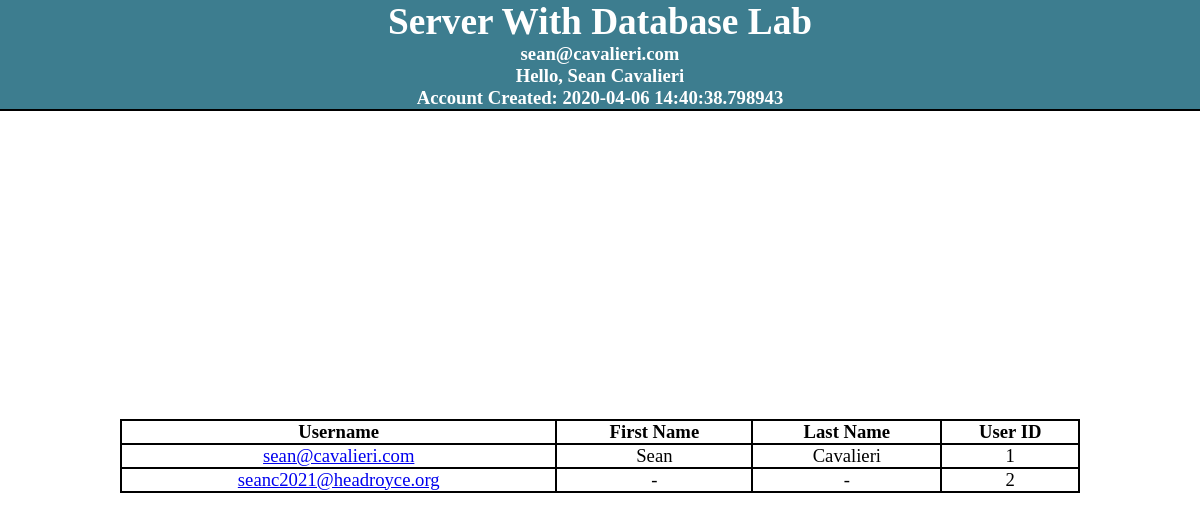
Screenshot of /members (signed in) with the database file from the repository.
### tables this page shows
CREATE TABLE accounts (
	id INTEGER NOT NULL, 
	username VARCHAR(255) NOT NULL, 
	password VARCHAR(255) NOT NULL, 
	PRIMARY KEY (id)
);

CREATE TABLE profiles (
	id INTEGER NOT NULL, 
	"firstName" VARCHAR(255) NOT NULL, 
	"lastName" VARCHAR(255) NOT NULL, 
	"userID" INTEGER, 
	"dateAdded" DATETIME, 
	PRIMARY KEY (id)
);

### server/routes.py (the view)
@app.route('/members')
def members():
    sessionID = request.cookies.get('userID')
    if not(sessionID in sessionTokens):
        return redirect(url_for('index'))
    info = database.viewProfileOf(sessionTokens[sessionID])
    members = database.viewAllAccounts()
    print(members)
    return render_template('members.html', info=info, members=members)

### server/database.py (called while the page is built)
def viewProfileOf(username):
    connection = engine.connect()
    query = db.select([accounts]).where(accounts.columns.username == username)
    ResultProxy = connection.execute(query)
    resultRow = ResultProxy.fetchone()
    if(resultRow):
        id = resultRow[0]
        query2 = db.select([profiles]).where(profiles.columns.userID == id)
        ResultProxy2 = connection.execute(query2)
        resultRow2 = ResultProxy2.fetchone()
        if resultRow2:
            arr = [username]
            arr.append(resultRow2[1])
            arr.append(resultRow2[2])
            arr.append(resultRow2[3])
            arr.append(resultRow2[4])
            return arr
    return []

def viewAllAccounts():
    connection = engine.connect()
    query = db.select([profiles])
    ResultProxy = connection.execute(query)
    ResultSet = ResultProxy.fetchall()
    query2 = db.select([accounts])
    ResultProxy2 = connection.execute(query2)
    ResultSet2 = ResultProxy2.fetchall()
    members = []
    for member in ResultSet2:
        members.append([member[0], member[1]])
    for member in members:
        for check in ResultSet:
            if member[0] == check[3]:
                member.append(check[1])
                member.append(check[2])
                member.append(check[4])
                break
    return members

### server/templates/members.html (shortened to what this page needs)
<!DOCTYPE html>
<html>
    <head>
        <link rel='stylesheet' href='/static/style.css' />
    </head>
    <body>
        <header>
            Server With Database Lab
            <div>
                {{info[0]}}
            </div>
            <div>
                Hello, {{info[1]}} {{info[2]}}
            </div>
            <div>
                Account Created: {{info[4]}}
            </div>
        </header>
        <div class='content'>
            <table style="border: 2px solid black; border-collapse: collapse; width:80%">
                <tr>
                    <th style="border: 2px solid black; border-collapse: collapse;">Username</th>
                    <th style="border: 2px solid black; border-collapse: collapse;">First Name</th>
                    <th style="border: 2px solid black; border-collapse: collapse;">Last Name</th>
                    <th style="border: 2px solid black; border-collapse: collapse;">User ID</th>
                </tr>
                {% for row in members %}
                    <tr>
                        <td style="border: 2px solid black; border-collapse: collapse; text-align: center;">
                            <a href='/view?id={{row[0]}}'>{{row[1]}}</a>
                        </td>
                        <td style="border: 2px solid black; border-collapse: collapse; text-align: center;">{{row[2]}}</td>
                        <td style="border: 2px solid black; border-collapse: collapse; text-align: center;">{{row[3]}}</td>
                        <td style="border: 2px solid black; border-collapse: collapse; text-align: center;">{{row[0]}}</td>
                    </tr>
                {% endfor %}
            </table>
        </div>
    </body>
</html>

### server/static/style.css (style rules this page uses)
* { margin: 0; padding: 0; font-size: 14pt; box-sizing: border-box; }
body { min-width: 100vw; min-height: 100vh; display: flex; flex-direction: column; }
header { min-height: 10vh; border-bottom: 2px solid black; font-size: 2rem; color: white; font-weight: bold; background-color: #3d7d8f; display: flex; flex-direction: column; align-items: center; justify-content: center; }
div.content { flex-grow: 1; display: flex; flex-direction: column; align-items: center; justify-content: center; }

### rows the page displays
accounts: username "sean@cavalieri.com", username "sean@cavalieri.com"
profiles: firstName "Sean", lastName "Cavalieri", firstName "Sean", lastName "Cavalieri"
accounts: username "seanc2021@headroyce.org", row "-", id "2"

### other values shown
{{ info[4] }} "2020-04-06 14:40:38.798943"
{{ row[0] }} "1"
